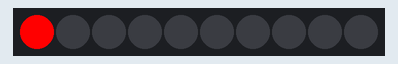
This sketch was run on a simulated Arduino Uno, built with avr-gcc and run on an emulated ATmega328P. Parts: 10 RGB LEDs in strip order, left to right.

Above: at 0.1 s.
At 3.1 s:
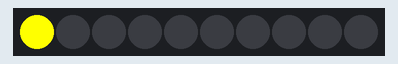
At 4.1 s:
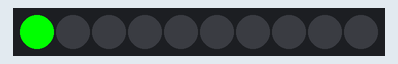
At 7.1 s:
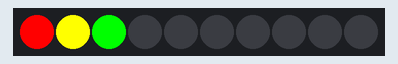

Measured:
- by itself, everything shown: repeats every 10.0 s, in 4 steps
- what the display in image 1 shows lasts 1.0 s, from 3.0 s to 4.0 s
- what the display in image 2 shows lasts 3.0 s, from 4.0 s to 7.0 s

The sketch:

challenge_led_06_ampelschaltung.ino
```cpp
/*
Challenge LED 06: Ampelschaltung mit LED-Streifen
=================================================

Aufbau:
- Verwende einen WS2812B/NeoPixel-LED-Streifen mit 10 LEDs.
- Verbinde DIN mit Digital-Pin 16.
- Installiere in der Arduino IDE die Bibliothek "Adafruit NeoPixel".

Die Grundaufgabe zeigt die Ampel nacheinander auf LED 1.
Anschliessend zeigen LED 1, 2 und 3 die drei Farben gleichzeitig.
*/

#include <Adafruit_NeoPixel.h>

const int ledPin = 16;
const int anzahlLeds = 10;

Adafruit_NeoPixel leds(anzahlLeds, ledPin, NEO_GRB + NEO_KHZ800);

void grundaufgabe() {
  // Rot fuer 3 Sekunden.
  leds.clear();
  leds.setPixelColor(0, leds.Color(255, 0, 0));
  leds.show();
  delay(3000);

  // Gelb fuer 1 Sekunde.
  leds.setPixelColor(0, leds.Color(255, 255, 0));
  leds.show();
  delay(1000);

  // Gruen fuer 3 Sekunden.
  leds.setPixelColor(0, leds.Color(0, 255, 0));
  leds.show();
  delay(3000);
}

void erweiterung() {
  // LED 1, 2 und 3 zeigen alle Ampelfarben gleichzeitig.
  leds.clear();
  leds.setPixelColor(0, leds.Color(255, 0, 0));
  leds.setPixelColor(1, leds.Color(255, 255, 0));
  leds.setPixelColor(2, leds.Color(0, 255, 0));
  leds.show();
  delay(3000);
}

void setup() {
  leds.begin();
  leds.clear();
  leds.show();
}

void loop() {
  grundaufgabe();
  erweiterung();
}
```
